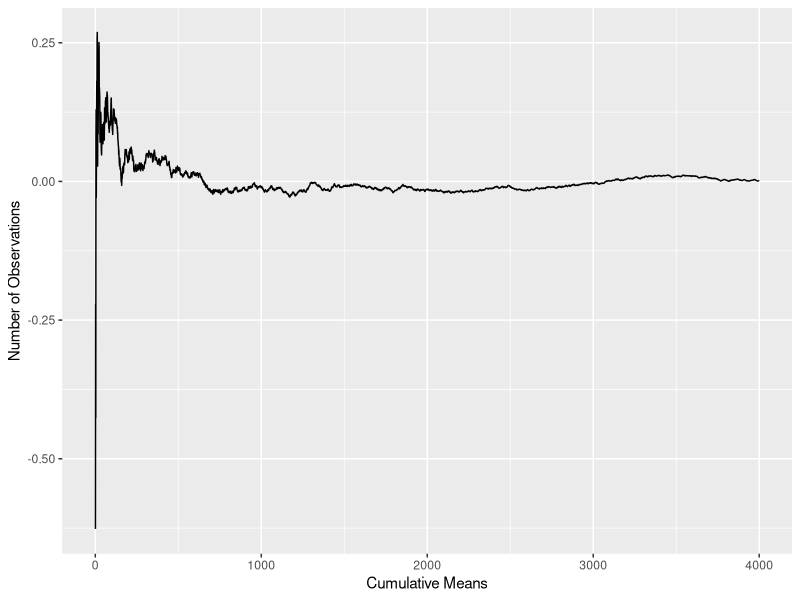
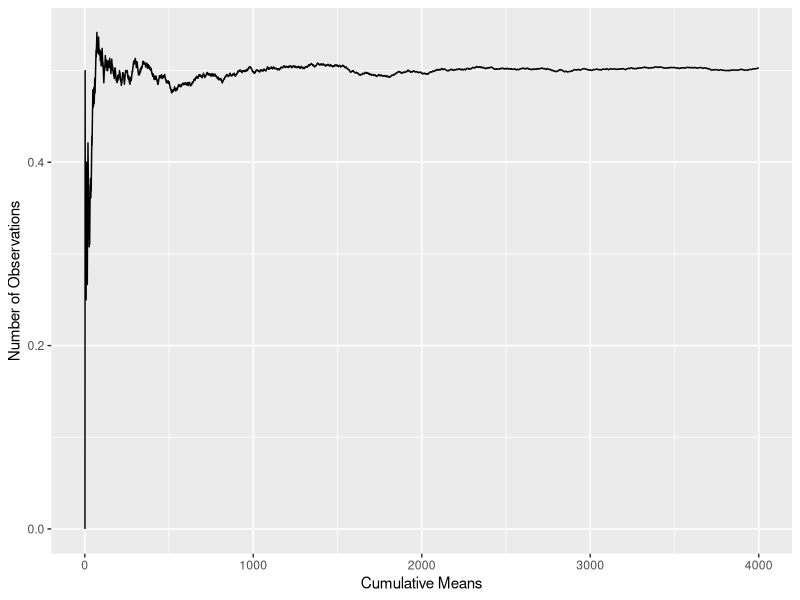

Reproduce these figures in R, in order.
## ---- chunk 1
knitr::opts_chunk$set(echo = TRUE)
library(tidyverse)
library(kableExtra)
## ---- chunk 2
choose(2, 0)
choose(2, 1)
choose(4, 2)
## ---- chunk 3
dbinom(8, 7, .5) + dbinom(8, 8, .5)
## ---- chunk 4
# P(X > 15)
1 - pnorm(q = 15, mean = 10, sd = 20)

# You can also use lower.tail to simplify this
pnorm(q = 15, mean = 10, sd = 20, lower.tail = F)
## ---- chunk 5
# P(x < 3)
ppois(3, lambda = 2.5 * 4)
## ---- chunk 6
# Flip a coin with success probability 0.01 five hundred times
# What's the probability of 2 or fewer successes?

pbinom(2, size = 500, prob = 0.01)
ppois(2, 500 * 0.01)
## ---- chunk 7
set.seed(1)
tibble(
    x = 1:4000,
    means = cumsum(rnorm(x))/(x)
) %>%
    ggplot(aes(x, means)) +
    geom_line() +
    labs(x = 'Cumulative Means', y = 'Number of Observations')
## ---- chunk 8
set.seed(1)
tibble(
    n = 1:4000,
    means = cumsum(sample(0:1, max(n), replace = T))/(n)
) %>%
    ggplot(aes(n, means)) +
    geom_line() +
    labs(x = 'Cumulative Means', y = 'Number of Observations')
## ---- chunk 9
round(qnorm(.975), 2)
## ---- chunk 10
# Confidence interval estimate for the rate
x <- 5
t <- 94.32
lambda <- x/t
round( lambda + c(-1,1) * qnorm(0.975) * sqrt(lambda/t), 3)

# Guarantees the 95% coverage, which may be conservative
poisson.test(x, T = t)$conf
